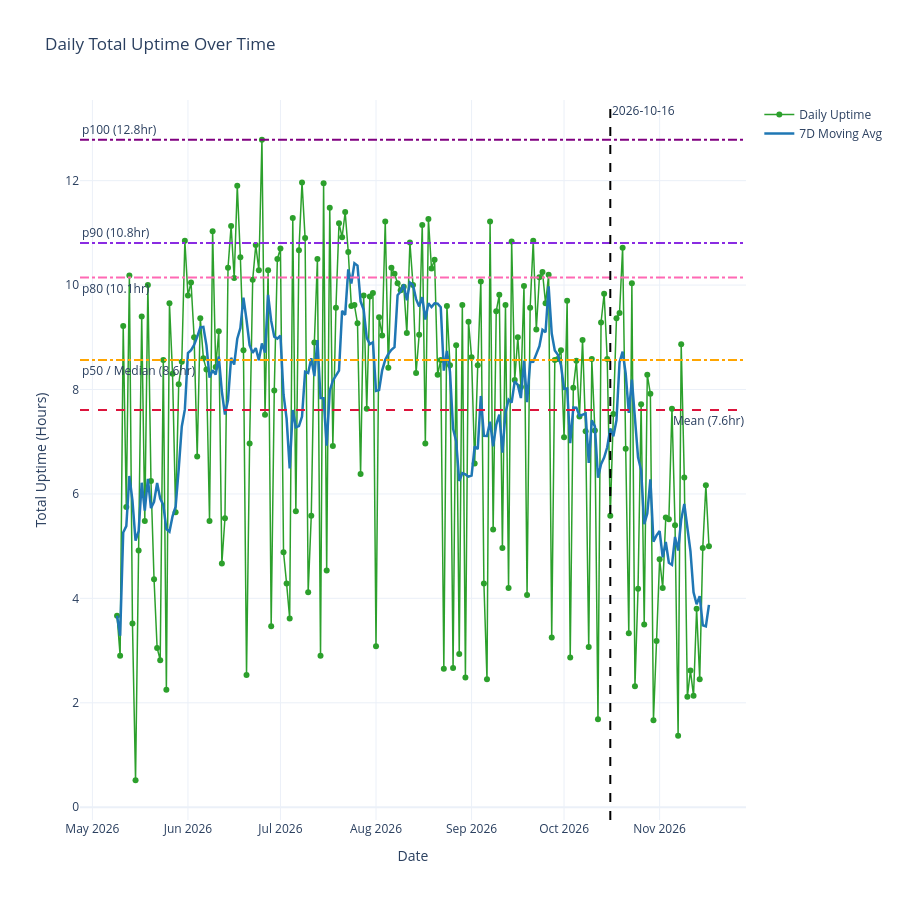

The cell this chart's notebook holds for it:
### Code cell
fromdate = '2026-01-01'
todate = str(date.today())

line_plot(daily_df, fromdate, todate)

### Figure 1 — Plotly figure (JSON) as saved in the notebook; plotly's stock layout.template omitted (floating-point values rounded to 4 significant figures; data arrays with more than 128 entries replaced by an {"elided": "..."} marker saying what was removed)
{"data": [{"hovertemplate": "<b>Date:</b> %{x|%Y-%m-%d}<br><b>Uptime:</b> %{y:.1f} hrs<extra></extra>", "line": {"color": "#2ca02c", "width": 1.5}, "marker": {"size": 6}, "mode": "lines+markers", "name": "Daily Uptime", "type": "scatter", "x": {"elided": "193 str values"}, "y": {"elided": "193 float values"}}, {"hovertemplate": "<b>7D Avg:</b> %{y:.1f} hrs<extra></extra>", "line": {"color": "#1f77b4", "width": 2.5}, "mode": "lines", "name": "7D Moving Avg", "type": "scatter", "x": {"elided": "193 str values"}, "y": {"elided": "193 float values"}}], "layout": {"annotations": [{"showarrow": false, "text": "Mean (7.6hr)", "x": 1, "xanchor": "right", "xref": "x domain", "y": 7.605, "yanchor": "top", "yref": "y"}, {"showarrow": false, "text": "p100 (12.8hr)", "x": 0, "xanchor": "left", "xref": "x domain", "y": 12.78, "yanchor": "bottom", "yref": "y"}, {"showarrow": false, "text": "p90 (10.8hr)", "x": 0, "xanchor": "left", "xref": "x domain", "y": 10.81, "yanchor": "bottom", "yref": "y"}, {"showarrow": false, "text": "p80 (10.1hr)", "x": 0, "xanchor": "left", "xref": "x domain", "y": 10.14, "yanchor": "top", "yref": "y"}, {"showarrow": false, "text": "p50 / Median (8.6hr)", "x": 0, "xanchor": "left", "xref": "x domain", "y": 8.567, "yanchor": "top", "yref": "y"}, {"showarrow": false, "text": "2026-10-16", "x": 1792108800000, "xanchor": "left", "xref": "x", "y": 1, "yanchor": "top", "yref": "y domain"}], "height": 900, "hovermode": "x unified", "shapes": [{"line": {"color": "crimson", "dash": "dash"}, "type": "line", "x0": 0, "x1": 1, "xref": "x domain", "y0": 7.605, "y1": 7.605, "yref": "y"}, {"line": {"color": "purple", "dash": "dashdot"}, "type": "line", "x0": 0, "x1": 1, "xref": "x domain", "y0": 12.78, "y1": 12.78, "yref": "y"}, {"line": {"color": "blueviolet", "dash": "dashdot"}, "type": "line", "x0": 0, "x1": 1, "xref": "x domain", "y0": 10.81, "y1": 10.81, "yref": "y"}, {"line": {"color": "hotpink", "dash": "dashdot"}, "type": "line", "x0": 0, "x1": 1, "xref": "x domain", "y0": 10.14, "y1": 10.14, "yref": "y"}, {"line": {"color": "orange", "dash": "dashdot"}, "type": "line", "x0": 0, "x1": 1, "xref": "x domain", "y0": 8.567, "y1": 8.567, "yref": "y"}, {"line": {"color": "black", "dash": "dash"}, "type": "line", "x0": 1792108800000, "x1": 1792108800000, "xref": "x", "y0": 0, "y1": 1, "yref": "y domain"}], "title": {"text": "Daily Total Uptime Over Time"}, "xaxis": {"title": {"text": "Date"}}, "yaxis": {"title": {"text": "Total Uptime (Hours)"}}}}
